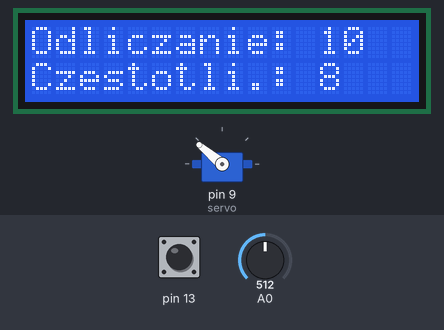
The sketch below on a simulated Arduino Uno, built with avr-gcc and run on an emulated ATmega328P. Parts: 16×2 character LCD, servo. The inputs (shaded band) are chosen by the test bench; at power-on: pin 13 HIGH, A0 = 512.

Above: at 1.2 s.
1.3 s: pin 13 pulled LOW for 3.2 s
At 5.5 s:
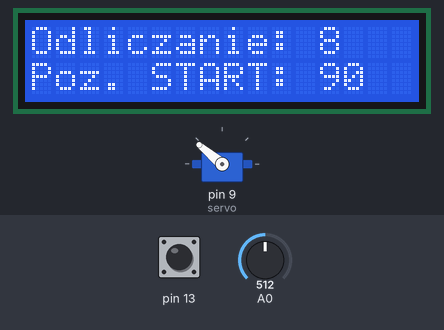
6.0 s: A0 set to 716
At 7.6 s:
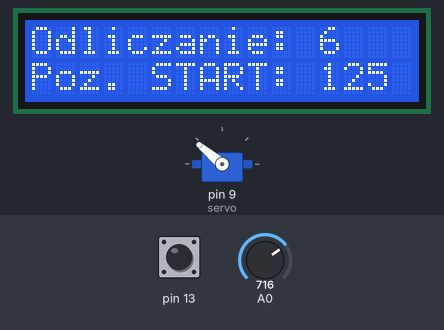
8.2 s: A0 set to 1023
At 9.6 s:
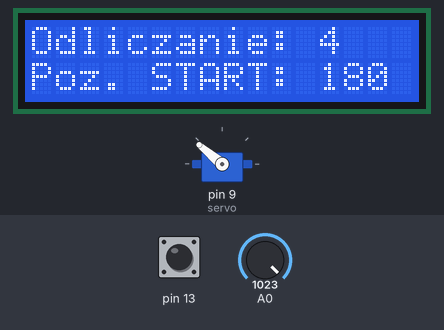
11.2 s: A0 set to 306
At 14.0 s:
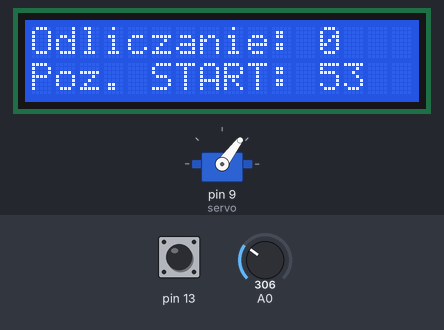
14.2 s: pin 13 pulled LOW for 0.15 s
At 15.0 s:
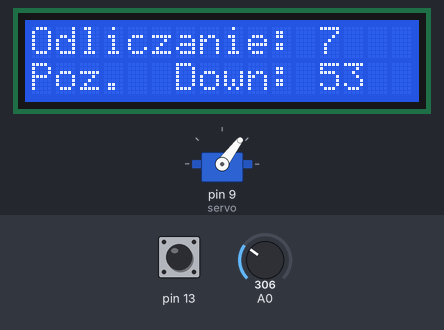
17.3 s: A0 set to 122
At 22.1 s:
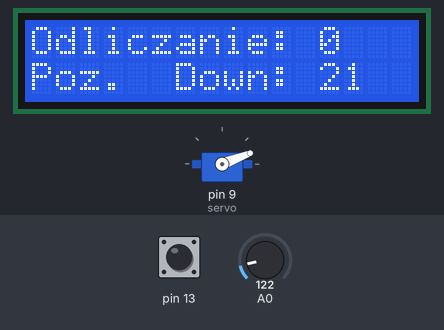
Timing chart, 0 to 31.9 s (numbered marks = the images above; inputs shaded):
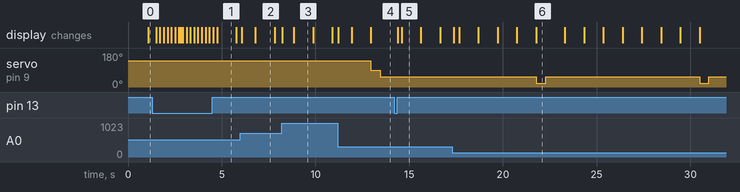

Measured:
- after the input at 1.3 s, the display: first changes after 0.20 s (image 1 shows a later state)
- after the input at 14.2 s, the display: first changes after 0.19 s (image 5 shows a later state)
- after the input at 17.3 s, servo on pin 9 (servo): alternates 53° for 8.2 s and 21° for 0.50 s, starting after 4.5 s
- what the display in image 1 shows lasts 1.1 s, from 4.7 s to 5.8 s

The sketch:

servo_KM.ino
```cpp
#include <Servo.h>

#include <Wire.h>
#include <LiquidCrystal.h>

LiquidCrystal lcd(7,6,5,4,3,2);     // inicjacja LCD

Servo servo;                        // inicjacja serwa

int pos = 0;                        // zmienne
int timer = 11;
int dTimer = 0;
int czestotliwosc = 11;
int pWart = 10;
int menu = 0;
int servoStart = 140;
int servoDown = 118;

void setup() {
  pinMode(13, INPUT_PULLUP);
  lcd.begin(16, 2);
  servo.attach(9);                  // pin z serwem
  servo.write(servoStart);                 // poczatkowa wartosc
  lcd.setCursor(0,0);
  lcd.print("Odliczanie: ");
}

void loop() {
  if (digitalRead(13) == LOW){
    menu = menu + 1;
    if (menu == 3){
      menu = 0;
    }
    delay(100);
  }

  if (menu == 0){
    pWart = analogRead(A0);           // odczyt z potencjometru
    pWart = map(pWart, 0, 1023, 1, 15);
    czestotliwosc = pWart;
  }
  if (menu == 0){
    lcd.setCursor(0,1);                 // wypisanie czestotliwosci na LCD
    lcd.print("Czestotli.: ");
    lcd.setCursor(12,1);
    lcd.print(czestotliwosc);
    if (czestotliwosc < 10){
      lcd.setCursor(13,1);
      lcd.print(" ");
    }
    lcd.print("  ");
  }

  if (menu == 1){                      // menu 1
    pWart = analogRead(A0);
    pWart = map(pWart, 0, 1023, 0, 180);
    servoStart = pWart;

    lcd.setCursor(0,1);
    lcd.print("Poz. START: ");
    lcd.setCursor(12,1);
    lcd.print(servoStart);
    lcd.print(" ");
  }

    if (menu == 2){                      // menu 2
    pWart = analogRead(A0);
    pWart = map(pWart, 0, 1023, 0, 180);
    servoDown = pWart;

    lcd.setCursor(0,1);
    lcd.print("Poz.  Down: ");
    lcd.setCursor(12,1);
    lcd.print(servoDown);
    lcd.print(" ");
  }

  if (timer == 0){                     // kiedy odliczanie: 0 uruchom serwo
  servo.write(servoDown);
  delay(500);
  servo.write(servoStart);
  timer = czestotliwosc;               // nastepny czas == czestotliwosci (od 1 do 15 sec)
  delay(10);
  }
  delay(100);
  dTimer = dTimer + 100;

  if (dTimer == 1000){
    timer = timer - 1;                   // odejmowanie czasu i pisanie go na ekran
    lcd.setCursor(12,0);
    lcd.print(timer);
    if (timer < 10){
      lcd.setCursor(13,0);
      lcd.print(" ");
    }
    dTimer = 0;
  }


}
```
